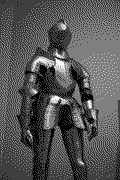
#> input picture processed.png, 120 x 180 px
$ python main.py   (older library calls are emulated)
#> lines starting #> are read from the running program, lines starting #| are printed output that depends on the picture
from PIL import Image
import tkinter as tk
from tkinter import filedialog

def select_image():
    root = tk.Tk()
    root.withdraw()
    return filedialog.askopenfilename()
#> the answer given: processed.png

def shrink_image(img, target_width):
    # Code found at https://stackoverflow.com/questions/273946/how-do-i-resize-an-image-using-pil-and-maintain-its-aspect-ratio
    max_width = target_width
    wpercent = (max_width/float(img.size[0]))
    hsize = int((float(img.size[1])*float(wpercent)))
    img = img.resize((max_width,hsize), Image.ANTIALIAS)
    return img

def floyd_steinberg(img, img_width, img_height):
    for y in range(img_height):
        for x in range(img_width):
            old_pixel = img[x, y][0]
            new_pixel = (find_closest(old_pixel), 255)
            img[x, y] = new_pixel
            quant_error = old_pixel - new_pixel[0]
            if (x != img_width - 1): img[x + 1, y] = (int(img[x + 1, y][0] + quant_error * 7 / 16), 255)
            if (x != 0 and y != img_height - 1): img[x - 1, y + 1] = (int(img[x - 1, y + 1][0] + quant_error * 3 / 16), 255)
            if (y != img_height - 1): img[x, y + 1] = (int(img[x, y + 1][0] + quant_error * 5 / 16), 255)
            if (x != img_width - 1 and y != img_height - 1): img[x + 1, y + 1] = (int(img[x + 1, y + 1][0] + quant_error * 1 / 16), 255)
    return img

def find_closest(old_pixel):
    palette = [0, 63, 127, 191, 254]
    distance = 99999
    best = 100
    for i in range(len(palette)):
        if abs(old_pixel - palette[i]) < distance:
            distance = abs(palette[i] - old_pixel)
            best = i
    return int(palette[best])

def apply_hue(target_hue, img, img_width, img_height):
    for y in range(img_height):
        for x in range(img_width):
            img[x, y] = (target_hue, 255 - img[x, y][2], img[x, y][2])
    return img

img_count = 0
while True:
    print("Select an image to work with, or cancel to end program.")
    file_path = select_image()
    try:
        img = Image.open(file_path).convert('LA')
#> img is the input picture: PIL image 120x180 LA; mean R, G, B, A 84.8, 84.8, 84.8, 255
    except:
        print("No image selected. Exiting.")
        break
    target_width = int(input("Max width of output image in pixels: "))
#> the answer given: 100
    img = shrink_image(img, target_width)
#> in shrink_image, `img = img.resize((max_width,hsize), Image.ANTIALIAS)`:
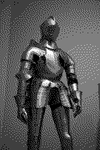
#> img: PIL image 100x150 LA; mean R, G, B, A 85.1, 85.1, 85.1, 255
    img_width, img_height = img.size
#> img_width = 100; img_height = 150
    img_px = img.load()
    floyd_steinberg(img_px, img_width, img_height)
    target_hue = int(input("Target hue for image: "))
#> the answer given: 3
    if not (isinstance(target_hue, int)) or not (0 <= target_hue <= 255):
        print("Bad hue value given, saving image as processed.png.")
        img.save("processed" + str(img_count) + ".png")
        break
    img = img.convert('HSV')
#> img: PIL image 100x150 HSV; mean H, S, V 0, 0, 83.4
    img_width, img_height = img.size
    img_px = img.load()
    apply_hue(target_hue, img_px, img_width, img_height)
    img = img.convert('RGB')
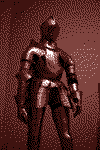
#> img: PIL image 100x150 RGB; mean R, G, B 83.4, 39, 35.7
#> (the run stopped early here; a loop or call above may not have finished)
